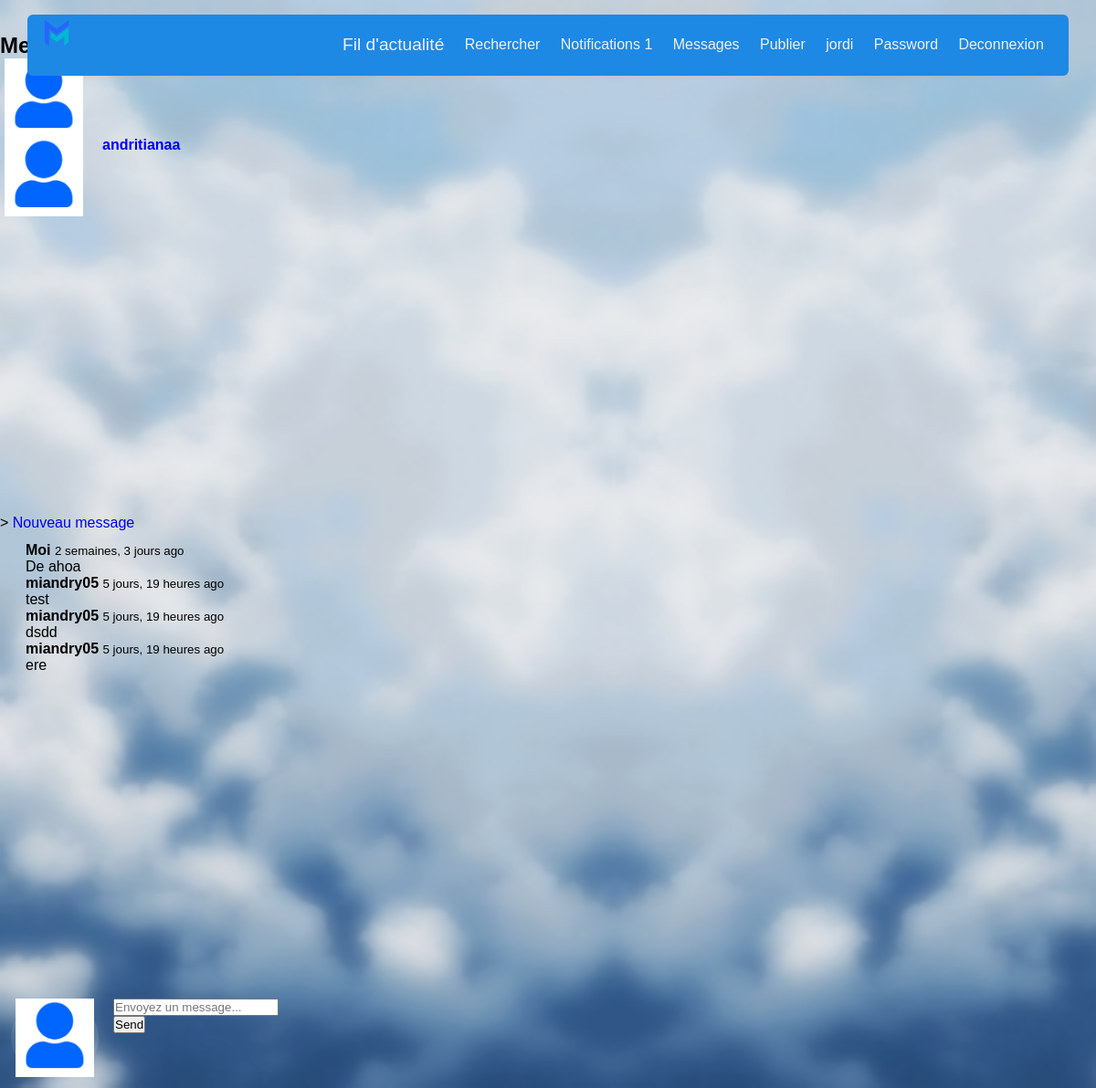
Page /direct/ (signed in) on the committed database.
### direct/models.py (models this page shows, shortened)
class Message(models.Model):
	user = models.ForeignKey(User, on_delete=models.CASCADE, related_name='user')
	sender = models.ForeignKey(User, on_delete=models.CASCADE, related_name='from_user')
	recipient = models.ForeignKey(User, on_delete=models.CASCADE, related_name='to_user')
	body = models.TextField(max_length=1000, blank=True, null=True)
	date = models.DateTimeField(auto_now_add=True)
	is_read = models.BooleanField(default=False)
	def get_messages(user):
		messages = Message.objects.filter(user=user).values('recipient').annotate(last=Max('date')).order_by('-last')
		users = []
		for message in messages:
			users.append({
				'user': User.objects.get(pk=message['recipient']),
				'last': message['last'],
				'unread': Message.objects.filter(user=user, recipient__pk=message['recipient'], is_read=False).count()
				})
		return users

### direct/views.py (the view)
# urls.py: path('', Inbox, name='inbox'),
@login_required
def Inbox(request):
	messages = Message.get_messages(user=request.user)
	active_direct = None
	directs = None
	if messages:
		message = messages[0]
		active_direct = message['user'].username
		directs = Message.objects.filter(user=request.user, recipient=message['user'])
		directs.update(is_read=True)
		for message in messages:
			if message['user'].username == active_direct:
				message['unread'] = 0
	context = {
		'directs': directs,
		'messages': messages,
		'active_direct': active_direct,
		}
	template = loader.get_template('direct/direct.html')
	return HttpResponse(template.render(context, request))

### direct/views.py (called while the page is built)
def checkDirects(request):
	directs_count = 0
	if request.user.is_authenticated:
		directs_count = Message.objects.filter(user=request.user, is_read=False).count()
	return {'directs_count':directs_count}

### notifications/views.py (called while the page is built)
def CountNotifications(request):
	count_notifications = 0
	if request.user.is_authenticated:
		count_notifications = Notification.objects.filter(user=request.user, is_seen=False).count()
	return {'count_notifications':count_notifications}

### mex/templates/direct/direct.html (shortened to what this page needs)
{% extends 'base.html' %}
{% load static %}
{% load humanize %}
{% block content %}
<div>
  <div>
<aside>
      <h1 class="title is-2">Messages</h1>
      <ul style="overflow-y: scroll; height: 500px" class="menu-list">
        {% for message in messages %}
        <a class="{% if active_direct == message.user.username %}is-active{% endif %}"
          href="{% url 'directs' message.user.username %}">
          <div class="box">
            <article class="media">
              <div class="media-left">
                <figure class="image is-64x64">
                  {% if message.user.profile.picture %}
                  <img src="{{ message.user.profile.picture.url }}" alt="Placeholder image">
                  {% else %}
                  <img src="{% static 'img/no_picture.png'%}" alt="Placeholder image">
                  {% endif %}
                </figure>
              </div>
              <div class="media-content">
                <div class="content">
                  <p>
                    <strong>{{ message.user.username }}</strong>
                  </p>
                </div>
              </div>
            </article>
          </div>
        </a>
        {% endfor %}
      </ul>
    </aside>
    >
    <a href="{% url 'usersearch' %}" class="button is-success">Nouveau message</a>
  </div>
  <div class="column">
    <div style="overflow-y: scroll; height: 500px">
      {% for direct in directs %}
      {% if direct.body%}
      {% if direct.sender   ==  user %}
      <div class="box">
        <article class="media">
          <div class="media-content">
            <div class="content">
              <p>
                <strong>Moi</strong>
                <small>{{ direct.date|naturaltime}}</small>
              </p>
              <p>{{ direct.body }}</p>
            </div>
          </div>
        </article>
      </div>
      {%else%}
      <div class="box">
        <article class="media">
          <div class="media-content">
            <div class="content">
              <p>
                <strong>{{ direct.sender.username }}</strong>
                <small>{{ direct.date|naturaltime}}</small>
              </p>
              <p>{{ direct.body }}</p>
            </div>
          </div>
        </article>
      </div>
      {%endif%}
      {%endif%}
      {% endfor %}
    </div>
    <form autocomplete="off" role="form" method="POST" action="{% url 'send_direct' %}">
      <article class="media">
        <figure class="media-left">
          <p class="image is-64x64">
            <img src="{% static 'img/no_picture.png'%}">
          </p>
        </figure>
        <div class="media-content">
          <div class="field">
            <p class="control">
              <input type="text" required class="textarea" name="body" placeholder="Envoyez un message..."></input>
            </p>
          </div>
          <nav class="level">
            <div class="level-left">
              <div class="level-item">
                <button type="submit" name="action" class="button is-info">Send</buttom>
              </div>
            </div>
          </nav>
        </div>
      </article>
    </form>
  </div>
</div>
{% endblock %}

### mex/templates/base.html (shortened to what this page needs)
{% load static %}
<!DOCTYPE html>
<html>
<head>
  <link rel="stylesheet" href="{% static 'css/fontawesome/css/fontawesome-all.css' %}">
  <link rel="stylesheet" href="{% static 'css/style.css' %}">
  <link rel="stylesheet" href="{% static 'css/owl.css' %}">
</head>
<body>
    <header class=" glass_view">
      <a href="{% url 'index' %}" class="small_logo"><img src="{%static 'img/colorLogo.png' %}" alt=""></a>
      <nav class="nav-list-item">
        <ul>
          <li><a id="actu" class="activeNav" href="{% url 'index' %}">Fil d'actualité</a></li>
          <li><a id="search" href="{% url 'usersearch' %}">Rechercher</a></li>
          <li><a id="notification" href="{% url 'show-notifications' %}">Notifications
              {% if count_notifications %}
              <span class="badge">{{ count_notifications }}</span>
              {% endif %}
            </a></li>
          <li><a id="message" href="{% url 'inbox' %}">Messages
            </a></li>
          <li><a id="publier" href="{% url 'newpost' %}">Publier</a></li>
          <li><a id="profile" href="{% url 'profile' request.user %}">{{ request.user }}</a></li>
          <li><a id="password" href="{% url 'change_password' %}">Password</a></li>
          <li><a id="logout" href="{% url 'logout' %}">Deconnexion</a></li>
        </ul>
      </nav>
    </header>
  <div class="base_extend">
    <br> <br>
      {% block content %}
      {% endblock %}
    </div>
</body>
</html>

### mex/static/css/style.css (style rules this page uses)
:root { --borad: 15px; --boradsmall: 6px; --primaryColor: #1e88e5; --secondaryColor: #1565c0; --white: #f0f0f0; --red: #e53935; --grey: #bdbdbd; --transition: all 0.4s ease; --largeFont: 'Poppins', sans-serif; --smallFont: 'Poppins', sans-serif; --transition: all 0.3s ease; --error: #b71c1c; --deepgrey : #999; --midGrey: #555; --blackTxt: #333; }
* { margin: 0; padding: 0; transition: var(--transition); text-decoration: none; font-family: 'Poppins', sans-serif; font-family: var(--smallFont); }
body { background-attachment: fixed; animation: animatedBackground 100s linear infinite alternate; background-image: url(../img/blurCloud.png); background-size: cover; margin: 0; padding: 0; font-family: var(--smallFont); }
header div, header nav { display: inline; position: relative; right: 0; }
header { z-index: 100; width: 95%; position: fixed; left: 50%; transform: translateX(-50%); margin-top: 1rem; box-shadow: 0 0.2rem 0.4rem rgba(0, 0, 0, .01); border-radius: var(--boradsmall); }
.small_logo { padding: 0 1.2rem; height: 4rem; box-sizing: border-box; font-weight: 700; text-decoration: none; position: fixed; top: 50%; transform: translateY(-50%); }
header a img { width: 1.6rem; height: 1.8rem; }
.nav-list-item { float: right; }
.nav-list-item ul { margin-right: 1rem; align-items: center; display: flex; }
.nav-list-item ul li { list-style: none; }
.nav-list-item ul li a { display: block; font-weight: 500; margin: 0.8rem 0.1rem; padding: 0.6rem; text-decoration: none; color: var(--white); transition: var(--transition); }
.nav-list-item ul li a.activeNav, .nav-list-item ul li a:hover { font-size: larger; transition: var(--transition); }
@media (max-width : 1200px) { header { margin-top: 1rem; } }
.glass_view { background-color: var(--primaryColor); backdrop-filter: blur(10px); }
.column { display: block; flex-basis: 0; flex-grow: 1; flex-shrink: 1; padding: 0.75rem; width:80vw; }
.media { align-items: flex-start; display: flex; text-align: inherit; }
.media-left { margin-right: 1rem; }
.media-content { flex-basis: auto; flex-grow: 1; flex-shrink: 1; text-align: inherit; }
.media-left, .media-right { flex-basis: auto; flex-grow: 0; flex-shrink: 0; }
.image { background-color: rgba(255, 255, 255, 0.06); backdrop-filter: blur(10px); border-radius: 50%; display: block; position: relative; display: flex; justify-content: center; align-items: center; }
.image img { height: 90%; width: 90%; display: block; }

### rows in the picture
Message: date "2 semaines, 3 jours ago", body "De ahoa"
Message: sender.username "miandry05", date "5 jours, 19 heures ago", body "test"
Message: sender.username "miandry05", date "5 jours, 19 heures ago", body "dsdd"
Message: sender.username "miandry05", date "5 jours, 19 heures ago", body "ere"

### other values in the picture
{{ count_notifications }} "1"
{{ request.user }} "jordi"
{{ message.user.username }} "andritianaa"
